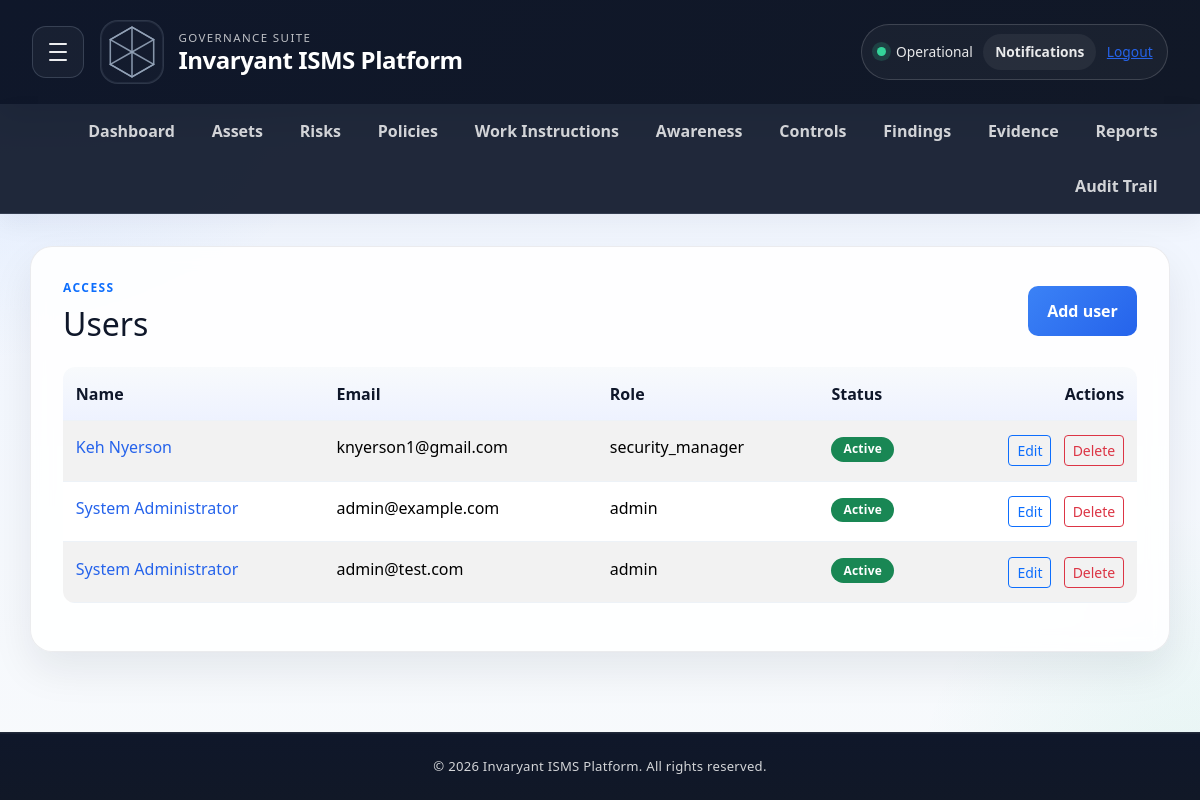
Page /users (signed in) on the committed database.
### app/models.py (models this page shows, shortened)
class User(UserMixin, db.Model):
    __tablename__ = 'users'
    __table_args__ = (
        db.Index('ix_users_tenant_id', 'tenant_id'),
        db.Index('ix_users_role_id', 'role_id'),
        db.Index('ix_users_email', 'email'),
    )
    id = db.Column(db.Integer, primary_key=True)
    tenant_id = db.Column(db.Integer, db.ForeignKey('tenants.id'), nullable=False)
    email = db.Column(db.String(255), unique=True, nullable=False)
    password_hash = db.Column(db.String(255), nullable=False)
    full_name = db.Column(db.String(200), nullable=False)
    role_id = db.Column(db.Integer, db.ForeignKey('roles.id'), nullable=False)
    is_active = db.Column(db.Boolean, default=True)
    mfa_enabled = db.Column(db.Boolean, default=False)
    mfa_secret = db.Column(db.String(64), nullable=True)
    profile_photo_path = db.Column(db.String(500), nullable=True)
    created_at = db.Column(db.DateTime, default=datetime.utcnow)
    last_login_at = db.Column(db.DateTime, nullable=True)
    role = db.relationship('Role', backref='users')

class Role(db.Model):
    __tablename__ = 'roles'
    id = db.Column(db.Integer, primary_key=True)
    tenant_id = db.Column(db.Integer, db.ForeignKey('tenants.id'), nullable=False)
    name = db.Column(db.String(80), nullable=False)
    description = db.Column(db.String(255))
    created_at = db.Column(db.DateTime, default=datetime.utcnow)

### app/routes.py (the view)
@main.route('/users')
@login_required
@require_roles('admin', 'security_manager')
def users_list():
    users = User.query.filter_by(tenant_id=current_user.tenant_id).order_by(User.full_name.asc()).all()
    return render_template('users_list.html', users=users)

### app/routes.py (called while the page is built)
def user_has_role(user, *allowed_roles):
    if not user or not getattr(user, 'is_authenticated', False):
        return False
    role_name = user.role.name if user.role else 'user'
    return role_name in allowed_roles or role_name == 'admin'

def require_roles(*allowed_roles):
    def decorator(func):
        @wraps(func)
        @login_required
        def wrapped(*args, **kwargs):
            if not current_user.is_authenticated:
                flash('Please log in to continue.')
                return redirect(url_for('main.login'))
            if not user_has_role(current_user, *allowed_roles):
                flash('You do not have permission to access this page.')
                return redirect(url_for('main.index'))
            return func(*args, **kwargs)
        return wrapped
    return decorator

### app/templates/users_list.html (shortened to what this page needs)
{% extends "base.html" %}
{% block content %}
<div class="d-flex justify-content-between align-items-center mb-4">
    <div>
        <p class="text-uppercase fw-bold text-primary mb-2" style="letter-spacing: 0.12em; font-size: 0.75rem;">Access</p>
        <h2 class="mb-0">Users</h2>
    </div>
    <a href="/users/new" class="btn btn-primary">Add user</a>
</div>
{% if users %}
<div class="table-responsive">
    <table class="table table-striped align-middle">
        <thead>
            <tr>
                <th>Name</th>
                <th>Email</th>
                <th>Role</th>
                <th>Status</th>
                <th class="text-end">Actions</th>
            </tr>
        </thead>
        <tbody>
            {% for user in users %}
            <tr>
                <td><a href="/users/{{ user.id }}" class="text-decoration-none">{{ user.full_name }}</a></td>
                <td>{{ user.email }}</td>
                <td>{{ user.role.name if user.role else 'Unknown' }}</td>
                <td>
                    {% if user.is_active %}
                    <span class="badge bg-success">Active</span>
                    {% else %}
                    <span class="badge bg-secondary">Inactive</span>
                    {% endif %}
                </td>
                <td class="text-end">
                    <a href="/users/{{ user.id }}/edit" class="btn btn-sm btn-outline-primary me-2">Edit</a>
                    <a href="/users/{{ user.id }}/delete" class="btn btn-sm btn-outline-danger" onclick="return confirm('Are you sure you want to delete this user?');">Delete</a>
                </td>
            </tr>
            {% endfor %}
        </tbody>
    </table>
</div>
{% else %}
<div class="empty-state">
    <h5 class="mb-2">No users yet</h5>
    <p class="mb-0">Create the first user for this tenant.</p>
</div>
{% endif %}
{% endblock %}

### app/static/style.css (style rules this page uses)
:root { --isms-navy: #0f172a; --isms-navy-soft: #1e293b; --isms-blue: #2563eb; --isms-accent: #3b82f6; --isms-danger: #ef4444; --isms-warning: #f59e0b; --isms-success: #10b981; --isms-bg: #f4f7fb; --isms-panel: rgba(255, 255, 255, 0.88); --isms-border: rgba(15, 23, 42, 0.08); --isms-text: #1f2937; --isms-muted: #64748b; --isms-shadow: 0 18px 40px rgba(15, 23, 42, 0.08); }
* { margin: 0; padding: 0; box-sizing: border-box; }
body { background: radial-gradient(circle at top left, rgba(59, 130, 246, 0.12), transparent 25%), radial-gradient(circle at bottom right, rgba(16, 185, 129, 0.08), transparent 20%), linear-gradient(180deg, #eef4ff 0%, #f8fafc 100%); font-family: 'Segoe UI', Roboto, -apple-system, sans-serif; color: var(--isms-text); line-height: 1.5; }
h1, h2, h3, h4, h5, h6 { color: var(--isms-navy); margin-bottom: 0.75rem; }
p { margin-bottom: 1rem; }
a { color: var(--isms-blue); }
.table { width: 100%; border-collapse: collapse; background-color: white; border-radius: 12px; overflow: hidden; }
.table th, .table td { padding: 0.9rem 0.8rem; border-bottom: 1px solid #edf2f7; text-align: left; vertical-align: top; }
.table thead th { background: linear-gradient(180deg, #f8fafc, #eef2ff); color: var(--isms-navy); font-weight: 700; }
.badge { display: inline-block; padding: 0.4rem 0.75rem; border-radius: 999px; color: white; font-weight: 700; font-size: 0.75rem; letter-spacing: 0.02em; }
button.primary, .btn-primary, .btn-success, .btn-warning, .btn-danger, .btn-secondary { display: inline-block; border: none; border-radius: 10px; text-decoration: none; padding: 0.8rem 1.2rem; font-weight: 700; cursor: pointer; transition: transform 0.15s ease, opacity 0.2s ease; }
.btn-primary { background: linear-gradient(135deg, #3b82f6, #2563eb); color: white; }

### rows in the picture
User: full_name "Keh Nyerson", email "knyerson1@gmail.com", role "security_manager", is_active "Active"
User: full_name "System Administrator", email "admin@example.com", role "admin", is_active "Active"
User: full_name "System Administrator", email "admin@test.com", role "admin", is_active "Active"
